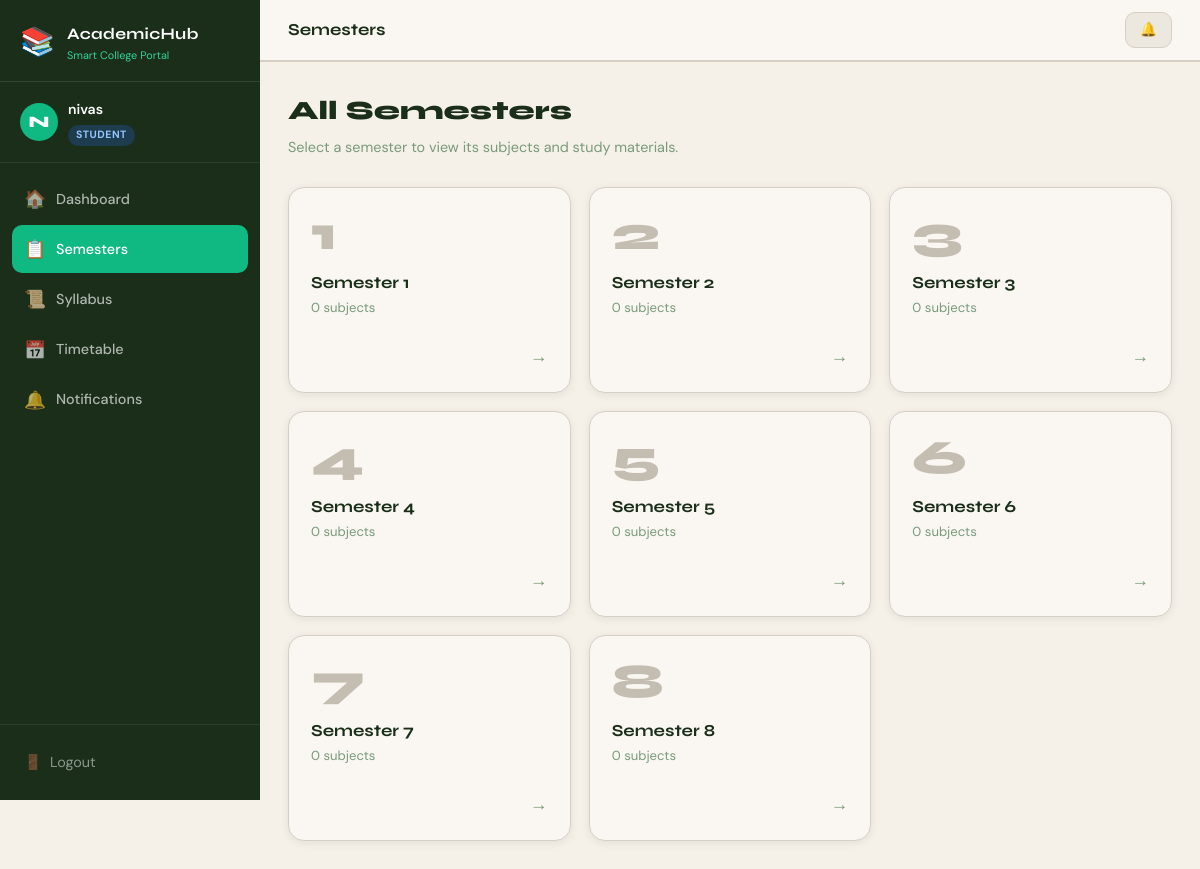
The page /semesters/ (signed in) on the database its author committed.
### core/models.py (models this page shows, shortened)
class User(AbstractBaseUser, PermissionsMixin):
    ROLE_CHOICES = [
        ('student', 'Student'),
        ('teacher', 'Teacher'),
    ]
    name = models.CharField(max_length=150)
    email = models.EmailField(unique=True)
    role = models.CharField(max_length=10, choices=ROLE_CHOICES, default='student')
    is_active = models.BooleanField(default=True)
    is_staff = models.BooleanField(default=False)
    date_joined = models.DateTimeField(auto_now_add=True)
    USERNAME_FIELD = 'email'
    REQUIRED_FIELDS = ['name', 'role']
    objects = UserManager()

### core/views.py (the view)
# urls.py: path('semesters/', views.semesters_view, name='semesters'),
@login_required
def semesters_view(request):
    semester_data = []
    for i in range(1, 9):
        subjects = Subject.objects.filter(semester=i).select_related('teacher')
        semester_data.append({
            'number':        i,
            'subjects':      subjects,
            'subject_count': subjects.count(),
        })
    return render(request, 'core/semesters.html', {'semester_data': semester_data})

### core/templates/core/semesters.html (shortened to what this page needs)
{% extends 'core/base.html' %}
{% block page_title %}Semesters{% endblock %}
{% block content %}
<div class="semesters-page">
    <div class="page-header">
        <h2>All Semesters</h2>
        <p>Select a semester to view its subjects and study materials.</p>
    </div>
    <div class="semester-grid">
        {% for sem in semester_data %}
        <a href="{% url 'semester_detail' sem.number %}" class="semester-card">
            <div class="sem-card-number">{{ sem.number }}</div>
            <div class="sem-card-info">
                <h3>Semester {{ sem.number }}</h3>
                <p>{{ sem.subject_count }} subject{% if sem.subject_count != 1 %}s{% endif %}</p>
            </div>
            <div class="sem-card-arrow">→</div>
        </a>
        {% endfor %}
    </div>
</div>
{% endblock %}

### core/templates/core/base.html (shortened to what this page needs)
<!DOCTYPE html>
<html lang="en">
<head>
    {% load static %}
    <link rel="stylesheet" href="{% static 'css/styles.css' %}">
</head>
<body>
    {% if user.is_authenticated %}
    <div class="app-layout">
        <aside class="sidebar" id="sidebar">
            <div class="sidebar-brand">
                <div class="brand-icon">📚</div>
                <div class="brand-text">
                    <span class="brand-name">AcademicHub</span>
                    <span class="brand-sub">Smart College Portal</span>
                </div>
            </div>
            <div class="sidebar-user">
                <div class="user-avatar">{{ user.name|first|upper }}</div>
                <div class="user-info">
                    <span class="user-name">{{ user.name }}</span>
                    <span class="user-role role-badge role-{{ user.role }}">{{ user.role|capfirst }}</span>
                </div>
            </div>
<nav class="sidebar-nav">
    {% if user.role == 'student' %}
    <a href="{% url 'dashboard' %}" class="nav-item {% if request.resolver_match.url_name == 'dashboard' %}active{% endif %}">
        <span class="nav-icon">🏠</span><span>Dashboard</span>
    </a>
    <a href="{% url 'semesters' %}" class="nav-item {% if 'semester' in request.resolver_match.url_name %}active{% endif %}">
        <span class="nav-icon">📋</span><span>Semesters</span>
    </a>
    <a href="{% url 'syllabus' %}" class="nav-item {% if 'syllabus' in request.resolver_match.url_name %}active{% endif %}">
        <span class="nav-icon">📜</span><span>Syllabus</span>
    </a>
    {% endif %}
    <a href="{% url 'timetable' %}" class="nav-item {% if request.resolver_match.url_name == 'timetable' %}active{% endif %}">
        <span class="nav-icon">📅</span><span>Timetable</span>
    </a>
    <a href="{% url 'notifications' %}" class="nav-item {% if request.resolver_match.url_name == 'notifications' %}active{% endif %}">
        <span class="nav-icon">🔔</span><span>Notifications</span>
    </a>
</nav>
            <div class="sidebar-footer">
                <a href="{% url 'logout' %}" class="logout-btn">
                    <span>🚪</span> Logout
                </a>
            </div>
        </aside>
        <main class="main-content">
            <div class="topbar">
                <div class="topbar-title">{% block page_title %}{% endblock %}</div>
                <div class="topbar-actions">
                    <a href="{% url 'notifications' %}" class="notif-btn">
                        🔔
                    </a>
                </div>
            </div>
            <div class="content-area">
                {% block content %}{% endblock %}
            </div>
        </main>
    </div>
    {% else %}
        {% block auth_content %}{% endblock %}
    {% endif %}
</body>
</html>

### rows shown on the page
User: name|first "N", name "nivas", role "STUDENT"

### other values the page prints
{{ sem.number }} "1" "2" "3" "4" "5" "6" "7" "8"
{{ sem.subject_count }} "0" "0" "0" "0" "0" "0" "0" "0"
